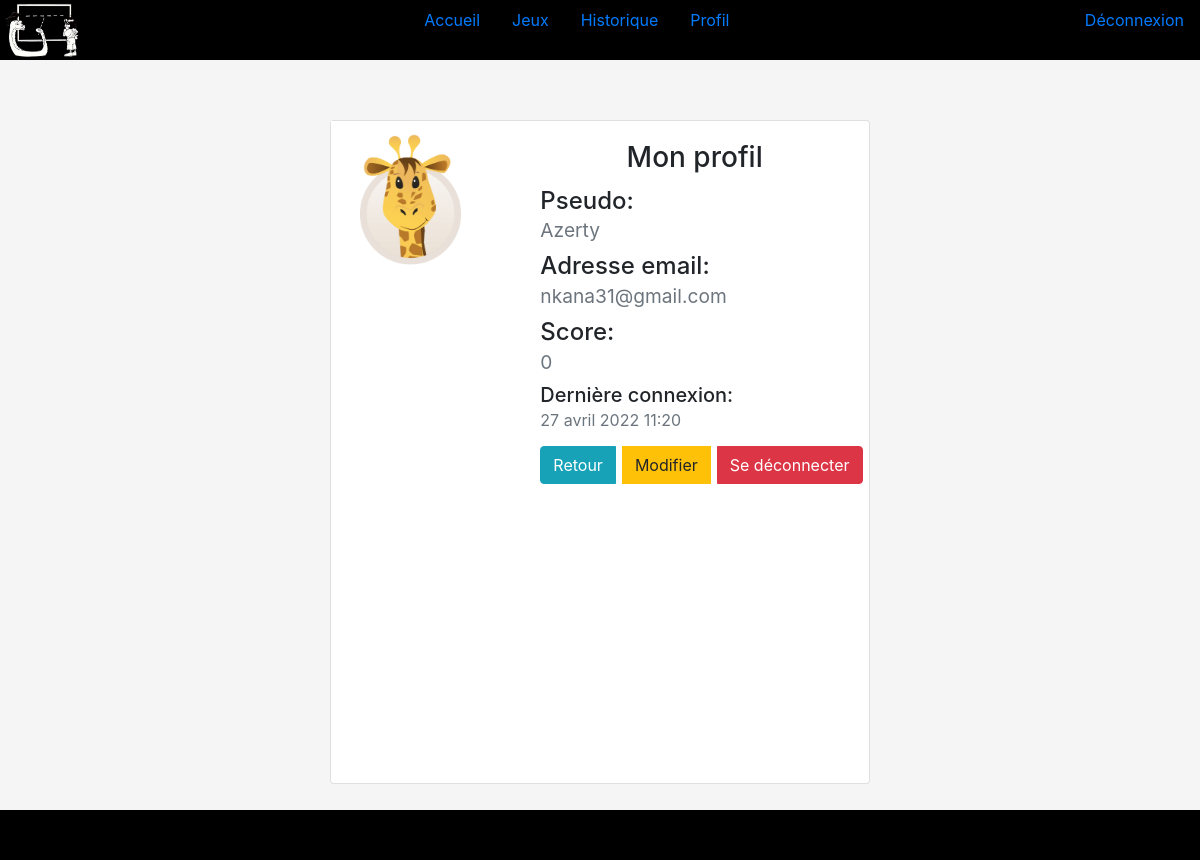
Page /profil/ (signed in) on the earlier database version.
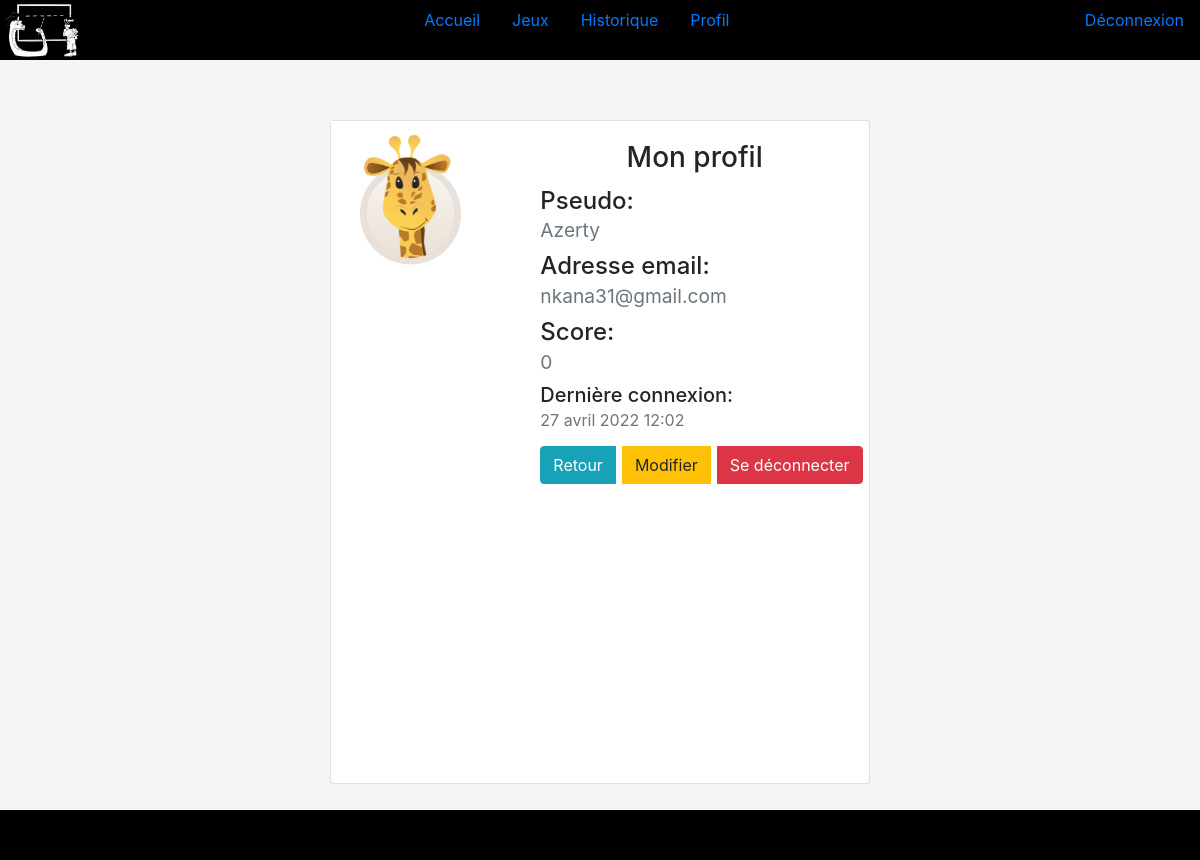
Same page on the later database version.
### my_users/models.py (models this page shows)
class Users(AbstractBaseUser):
    created_at = models.DateTimeField(auto_now=False, auto_now_add=False, default=timezone.now)
    updated_at = models.DateTimeField(auto_now=True, auto_now_add=False)
    email = models.EmailField(unique=True)
    last_name = None
    first_name = None
    user_name = models.CharField(max_length=60)
    is_superuser = models.BooleanField(default=False)
    is_active = models.BooleanField(default=True)
    score = models.IntegerField(default=0)
    USERNAME_FIELD = 'email'
    objects = BaseUserManager()

### python_pendu/views.py (the view)
# urls.py: path('profil/', views.profil, name="profil"),
@login_required
def profil(request):
    return render(request, 'python_pendu/profil.html')

### python_pendu/templates/python_pendu/profil.html (shortened to what this page needs)
{% extends 'python_pendu/index.html' %}
{% load static %}
{% block content %}
   <div class="card mb-3" style="max-width: 540px;">
  <div class="row g-0">
    <div class="col-md-4">
      <img src="{% static 'python_pendu/img/girafe-avatar.jpg' %}" class="img-fluid rounded-start" alt="..."/>
    </div>
    <div class="col-md-8">
      <div class="card-body">
        <h3 class="card-title text-center">Mon profil</h3>
          <h4>
            Pseudo:<br>
            <small class="text-muted">{{user.user_name}}</small>
          </h4>
           <h4>
            Adresse email:<br>
            <small class="text-muted">{{user.email}}</small>
          </h4>
          <h4>
            Score:<br>
            <small class="text-muted">{{user.score}}</small>
          </h4>
        <h5> Dernière connexion: <br> <small class="text-muted"> {{user.last_login}}</small></h5>
        <div class="btn-group" role="group" aria-label="Basic mixed styles example">
          <a href="{% url 'home'%}" class="btn btn-info" role="button">Retour</a>
          <a href="{% url 'home'%}" class="btn btn-warning" role="button">Modifier</a>
          <a href="{% url 'logout'%}" class="btn btn-danger" role="button">Se déconnecter</a>
        </div>
      </div>
      </div>
    </div>
  </div>
{% endblock %}

Differences in the rows shown:
changed Users "Azerty": last_login "27 avril 2022 11:20" → "27 avril 2022 12:02"
